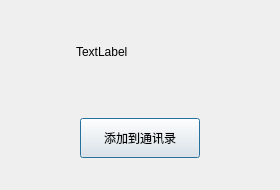
<?xml version="1.0" encoding="UTF-8"?>
<ui version="4.0">
 <class>FindSuccessDialog</class>
 <widget class="QDialog" name="FindSuccessDialog">
  <property name="geometry">
   <rect>
    <x>0</x>
    <y>0</y>
    <width>280</width>
    <height>190</height>
   </rect>
  </property>
  <property name="minimumSize">
   <size>
    <width>280</width>
    <height>190</height>
   </size>
  </property>
  <property name="maximumSize">
   <size>
    <width>280</width>
    <height>190</height>
   </size>
  </property>
  <property name="windowTitle">
   <string>Dialog</string>
  </property>
  <layout class="QVBoxLayout" name="verticalLayout">
   <item>
    <widget class="QWidget" name="widget" native="true">
     <layout class="QHBoxLayout" name="horizontalLayout">
      <item>
       <widget class="QLabel" name="head_label">
        <property name="minimumSize">
         <size>
          <width>50</width>
          <height>50</height>
         </size>
        </property>
        <property name="maximumSize">
         <size>
          <width>50</width>
          <height>50</height>
         </size>
        </property>
        <property name="text">
         <string/>
        </property>
       </widget>
      </item>
      <item>
       <widget class="QLabel" name="name_label">
        <property name="text">
         <string>TextLabel</string>
        </property>
       </widget>
      </item>
      <item>
       <spacer name="horizontalSpacer">
        <property name="orientation">
         <enum>Qt::Orientation::Horizontal</enum>
        </property>
        <property name="sizeHint" stdset="0">
         <size>
          <width>40</width>
          <height>20</height>
         </size>
        </property>
       </spacer>
      </item>
     </layout>
    </widget>
   </item>
   <item>
    <widget class="QWidget" name="widget_2" native="true">
     <property name="minimumSize">
      <size>
       <width>120</width>
       <height>40</height>
      </size>
     </property>
     <layout class="QHBoxLayout" name="horizontalLayout_2">
      <item>
       <widget class="ClickedBtn" name="add_friend_btn">
        <property name="minimumSize">
         <size>
          <width>120</width>
          <height>40</height>
         </size>
        </property>
        <property name="maximumSize">
         <size>
          <width>120</width>
          <height>40</height>
         </size>
        </property>
        <property name="text">
         <string>添加到通讯录</string>
        </property>
       </widget>
      </item>
     </layout>
    </widget>
   </item>
  </layout>
 </widget>
 <customwidgets>
  <customwidget>
   <class>ClickedBtn</class>
   <extends>QPushButton</extends>
   <header>clickedbtn.h</header>
  </customwidget>
 </customwidgets>
 <resources/>
 <connections/>
</ui>
